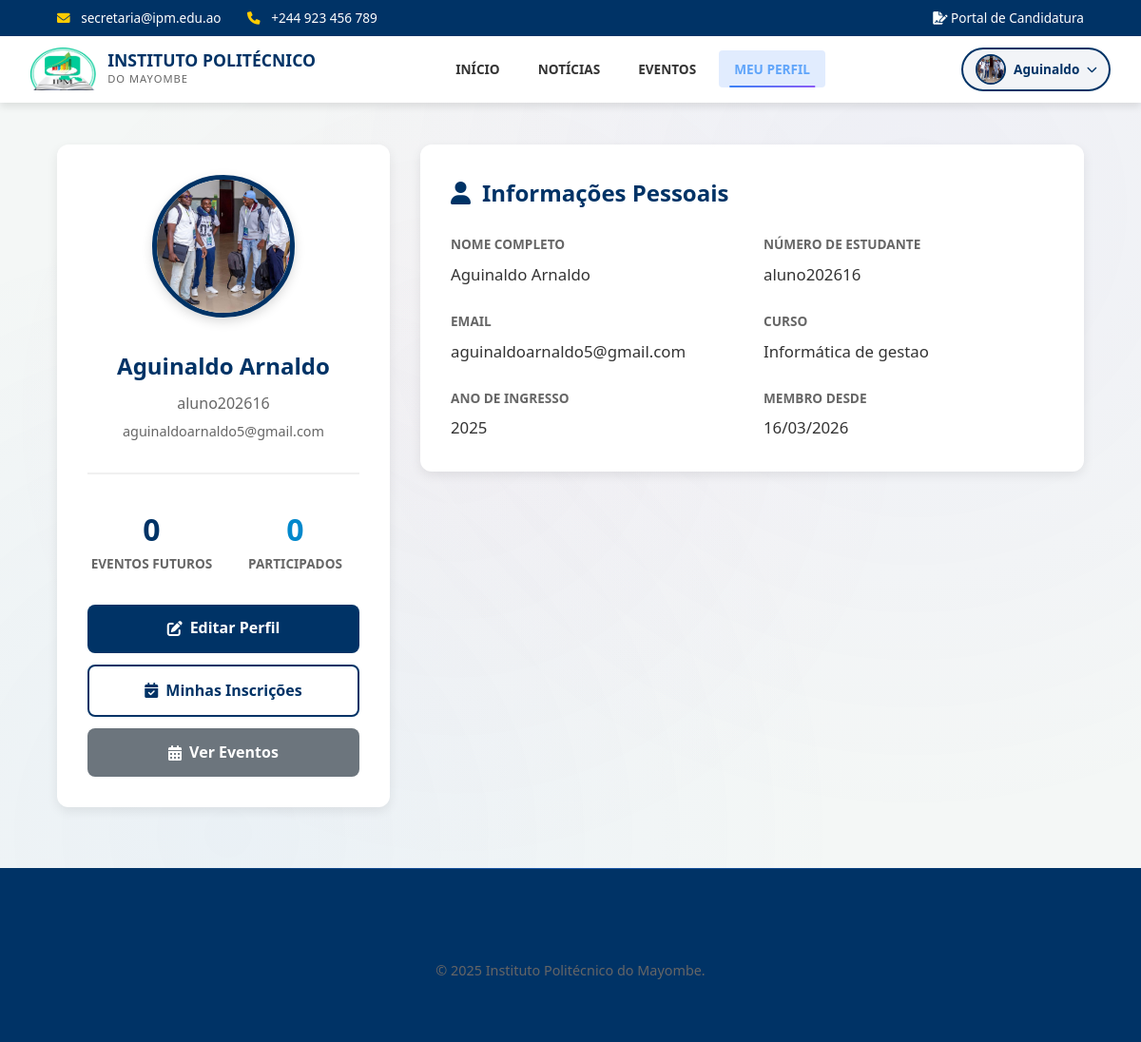
The page /perfil/ (signed in) on the database its author committed.
### pages/models.py (models this page shows, shortened)
class Aluno(models.Model):
    user = models.OneToOneField(User, on_delete=models.CASCADE, related_name='aluno', null=True, blank=True, verbose_name='Utilizador Associado')
    nome = models.CharField(max_length=255, verbose_name='Nome Completo', null=True, blank=True)
    numero_estudante = models.CharField(max_length=20, unique=True, verbose_name='Número de Estudante')
    curso = models.CharField(max_length=200, verbose_name='Curso')
    ano_ingresso = models.IntegerField(verbose_name='Ano de Ingresso')
    telefone = models.CharField(max_length=20, blank=True, null=True, verbose_name='Telefone')
    foto = models.ImageField(upload_to='static/uploads/alunos/', blank=True, null=True, verbose_name='Foto')
    criado_em = models.DateTimeField(auto_now_add=True)
    class Meta:
        verbose_name = 'Aluno'
        verbose_name_plural = 'Alunos'
        ordering = ['user__first_name']

### pages/views.py (the view)
# urls.py: path('perfil/', PerfilView.as_view(), name='perfil'),
class PerfilView(LoginRequiredMixin, DetailView):
    login_url = 'pages:login'
    template_name = 'pages/perfil.html'
    context_object_name = 'aluno'
    def get_object(self):
        return getattr(self.request.user, 'aluno', None)
    def get_context_data(self, **kwargs):
        context = super().get_context_data(**kwargs)
        from .models import InscricaoEvento
        from django.utils import timezone
        aluno = self.get_object()
        if aluno:
            context['eventos_futuros'] = InscricaoEvento.objects.filter(
                aluno=aluno,
                evento__data__gte=timezone.now().date()
            ).select_related('evento').order_by('evento__data')
            context['eventos_passados'] = InscricaoEvento.objects.filter(
                aluno=aluno,
                evento__data__lt=timezone.now().date()
            ).select_related('evento').order_by('-evento__data')[:5]
        else:
            context['eventos_futuros'] = []
            context['eventos_passados'] = []
        return context

### pages/templates/pages/perfil.html (shortened to what this page needs)
{% load static %}
<!DOCTYPE html>
<html lang="pt-br">
<head>
    <link rel="stylesheet" href="{% static 'css/styles.css' %}">
    <link rel="stylesheet" href="{% static 'css/animations.css' %}">
    <link rel="stylesheet" href="https://cdnjs.cloudflare.com/ajax/libs/font-awesome/6.0.0-beta3/css/all.min.css">
</head>
<body>
    <header class="main-header">
        <div class="header-top-bar">
            <div class="container header-top-inner">
                <div class="header-contact">
                    <span><i class="fas fa-envelope"></i> secretaria@ipm.edu.ao</span>
                    <span><i class="fas fa-phone"></i> +244 923 456 789</span>
                </div>
                <div class="header-links">
                    <a href="https://candidatura.ipm.edu.ao" class="btn-portal-candidatura" target="_blank">
                        <i class="fas fa-file-signature"></i> Portal de Candidatura
                    </a>
                </div>
            </div>
        </div>
        <div class="container header-main">
            <a href="{% url 'pages:index' %}" class="logo">
                <img src="{% static 'images/logo_ipm2.png' %}" alt="IPM Logo">
                <div class="logo-text">
                    <span class="logo-title">INSTITUTO POLITÉCNICO</span>
                    <span class="logo-subtitle">DO MAYOMBE</span>
                </div>
            </a>
            <nav class="main-nav">
                <ul>
                    <li><a href="{% url 'pages:index' %}">Início</a></li>
                    <li><a href="{% url 'pages:notice' %}">Notícias</a></li>
                    <li><a href="{% url 'pages:eventos' %}">Eventos</a></li>
                    <li><a href="{% url 'pages:perfil' %}" class="active">Meu Perfil</a></li>
                </ul>
            </nav>
            <div style="display: flex; align-items: center; gap: 0.6rem; margin-left: 0.75rem;">
                {% if user.is_authenticated %}
                    <div style="position: relative;">
                        <button id="userMenuBtn" style="display: flex; align-items: center; gap: 0.5rem; padding: 0.3rem 0.8rem; background: rgba(0, 51, 102, 0.05); border: 2px solid var(--uan-blue); border-radius: 50px; cursor: pointer; transition: all 0.3s ease;" onmouseover="this.style.background='rgba(0, 51, 102, 0.1)'" onmouseout="this.style.background='rgba(0, 51, 102, 0.05)'">
                            {% if user.aluno and user.aluno.foto %}
                                <img src="{{ user.aluno.foto.url }}" alt="{{ user.get_full_name }}" style="width: 32px; height: 32px; border-radius: 50%; object-fit: cover; border: 2px solid var(--uan-blue);">
                            {% else %}
                                <div style="width: 32px; height: 32px; border-radius: 50%; background: var(--uan-blue); display: flex; align-items: center; justify-content: center; color: white; font-weight: 700; font-size: 0.9rem;">
                                    {{ user.first_name|first|upper }}{{ user.last_name|first|upper }}
                                </div>
                            {% endif %}
                            <span style="color: var(--uan-blue); font-weight: 600; font-size: 0.85rem;">
                                {{ user.first_name|default:user.username }}
                            </span>
                            <i class="fas fa-chevron-down" style="color: var(--uan-blue); font-size: 0.7rem;"></i>
                        </button>
                    </div>
                {% endif %}
            </div>
        </div>
    </header>
    <main class="container" style="margin-top: 2rem; margin-bottom: 4rem;">
        <div style="display: grid; grid-template-columns: 350px 1fr; gap: 2rem;">
            <aside>
                <div style="background: white; border-radius: 12px; padding: 2rem; box-shadow: 0 4px 12px rgba(0,0,0,0.08); text-align: center;">
                    <div style="margin-bottom: 1.5rem;">
                        {% if aluno and aluno.foto %}
                            <img src="{{ aluno.foto.url }}" alt="{{ user.get_full_name }}" style="width: 150px; height: 150px; border-radius: 50%; object-fit: cover; border: 5px solid var(--uan-blue); box-shadow: 0 4px 12px rgba(0,0,0,0.15);">
                        {% endif %}
                    </div>
                    <h2 style="font-size: 1.5rem; font-weight: 700; color: var(--uan-blue); margin-bottom: 0.5rem;">
                        {% if aluno %}{{ aluno.user.get_full_name }}{% else %}{{ user.get_full_name }}{% endif %}
                    </h2>
                    {% if aluno %}
                        <p style="color: var(--text-muted); font-size: 1rem; margin-bottom: 0.25rem;">{{ aluno.numero_estudante }}</p>
                    {% else %}
                        <p style="color: var(--uan-red); font-size: 0.9rem; font-weight: 600; margin-bottom: 0.5rem;"><i class="fas fa-exclamation-triangle"></i> Perfil de Estudante não vinculado</p>
                    {% endif %}
                    <p style="color: var(--text-muted); font-size: 0.9rem; margin-bottom: 1.5rem;">{{ user.email }}</p>
                    <div style="display: grid; grid-template-columns: 1fr 1fr; gap: 1rem; margin-top: 2rem; padding-top: 2rem; border-top: 2px solid #f0f0f0;">
                        <div style="text-align: center;">
                            <div style="font-size: 2rem; font-weight: 700; color: var(--uan-blue);">{{ eventos_futuros.count }}</div>
                            <div style="font-size: 0.85rem; color: var(--text-muted); text-transform: uppercase; font-weight: 600;">Eventos Futuros</div>
                        </div>
                        <div style="text-align: center;">
                            <div style="font-size: 2rem; font-weight: 700; color: var(--uan-light-blue);">{{ eventos_passados.count }}</div>
                            <div style="font-size: 0.85rem; color: var(--text-muted); text-transform: uppercase; font-weight: 600;">Participados</div>
                        </div>
                    </div>
                    <div style="margin-top: 2rem; display: flex; flex-direction: column; gap: 0.75rem;">
                        <a href="{% url 'pages:perfil_editar' %}" style="display: flex; align-items: center; justify-content: center; gap: 0.5rem; padding: 0.8rem; background: var(--uan-blue); color: white; border-radius: 8px; text-decoration: none; font-weight: 600; transition: all 0.3s ease;" onmouseover="this.style.background='var(--uan-light-blue)'" onmouseout="this.style.background='var(--uan-blue)'">
                            <i class="fas fa-edit"></i> Editar Perfil
                        </a>
                        <a href="{% url 'pages:minhas_inscricoes' %}" style="display: flex; align-items: center; justify-content: center; gap: 0.5rem; padding: 0.8rem; background: transparent; color: var(--uan-blue); border: 2px solid var(--uan-blue); border-radius: 8px; text-decoration: none; font-weight: 600; transition: all 0.3s ease;" onmouseover="this.style.background='var(--uan-blue)'; this.style.color='white'" onmouseout="this.style.background='transparent'; this.style.color='var(--uan-blue)'">
                            <i class="fas fa-calendar-check"></i> Minhas Inscrições
                        </a>
                        <a href="{% url 'pages:eventos' %}" style="display: flex; align-items: center; justify-content: center; gap: 0.5rem; padding: 0.8rem; background: #6c757d; color: white; border-radius: 8px; text-decoration: none; font-weight: 600; transition: all 0.3s ease;" onmouseover="this.style.background='#5a6268'" onmouseout="this.style.background='#6c757d'">
                            <i class="fas fa-calendar-alt"></i> Ver Eventos
                        </a>
                    </div>
                </div>
            </aside>
            <div>
                <section style="background: white; border-radius: 12px; padding: 2rem; box-shadow: 0 4px 12px rgba(0,0,0,0.08); margin-bottom: 2rem;">
                    <h3 style="font-size: 1.5rem; font-weight: 700; color: var(--uan-blue); margin-bottom: 1.5rem; display: flex; align-items: center; gap: 0.75rem;">
                        <i class="fas fa-user"></i> Informações Pessoais
                    </h3>
                    <div style="display: grid; grid-template-columns: 1fr 1fr; gap: 1.5rem;">
                        <div>
                            <label style="display: block; font-size: 0.85rem; color: var(--text-muted); text-transform: uppercase; font-weight: 600; margin-bottom: 0.5rem;">Nome Completo</label>
                            <p style="font-size: 1.05rem; color: var(--text-main); font-weight: 500;">{{ user.get_full_name }}</p>
                        </div>
                        <div>
                            <label style="display: block; font-size: 0.85rem; color: var(--text-muted); text-transform: uppercase; font-weight: 600; margin-bottom: 0.5rem;">Número de Estudante</label>
                            <p style="font-size: 1.05rem; color: var(--text-main); font-weight: 500;">{{ aluno.numero_estudante|default:"N/A" }}</p>
                        </div>
                        <div>
                            <label style="display: block; font-size: 0.85rem; color: var(--text-muted); text-transform: uppercase; font-weight: 600; margin-bottom: 0.5rem;">Email</label>
                            <p style="font-size: 1.05rem; color: var(--text-main); font-weight: 500;">{{ user.email }}</p>
                        </div>
                        <div>
                            <label style="display: block; font-size: 0.85rem; color: var(--text-muted); text-transform: uppercase; font-weight: 600; margin-bottom: 0.5rem;">Curso</label>
                            <p style="font-size: 1.05rem; color: var(--text-main); font-weight: 500;">{{ aluno.curso|default:"Não informado" }}</p>
                        </div>
                        <div>
                            <label style="display: block; font-size: 0.85rem; color: var(--text-muted); text-transform: uppercase; font-weight: 600; margin-bottom: 0.5rem;">Ano de Ingresso</label>
                            <p style="font-size: 1.05rem; color: var(--text-main); font-weight: 500;">{{ aluno.ano_ingresso|default:"Não informado" }}</p>
                        </div>
                        <div>
                            <label style="display: block; font-size: 0.85rem; color: var(--text-muted); text-transform: uppercase; font-weight: 600; margin-bottom: 0.5rem;">Membro desde</label>
                            <p style="font-size: 1.05rem; color: var(--text-main); font-weight: 500;">{{ user.date_joined|date:"d/m/Y" }}</p>
                        </div>
                    </div>
                </section>
            </div>
        </div>
    </main>
    <footer class="main-footer">
        <div class="container">
            <div class="footer-bottom" style="text-align: center; padding: 2rem 0;">
                <p>&copy; 2025 Instituto Politécnico do Mayombe.</p>
            </div>
        </div>
    </footer>
</body>
</html>

### rows shown on the page
Aluno: foto (picture), user.get_full_name "Aguinaldo Arnaldo", numero_estudante "aluno202616", curso "Informática de gestao", ano_ingresso "2025"

### other values the page prints
{{ user.first_name|default:user.username }} "Aguinaldo"
{{ user.email }} "aguinaldoarnaldo5@gmail.com"
{{ eventos_futuros.count }} "0"
{{ eventos_passados.count }} "0"
{{ user.get_full_name }} "Aguinaldo Arnaldo"
{{ user.date_joined|date:"d/m/Y" }} "16/03/2026"
